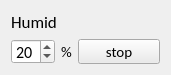
     <widget class="QWidget" name="layoutWidget">
      <property name="geometry">
       <rect>
        <x>210</x>
        <y>50</y>
        <width>171</width>
        <height>61</height>
       </rect>
      </property>
      <layout class="QFormLayout" name="formLayout_9">
       <item row="0" column="0">
        <widget class="QLabel" name="labelHumid">
         <property name="font">
          <font>
           <family>Calibri</family>
           <pointsize>13</pointsize>
          </font>
         </property>
         <property name="text">
          <string>Humid</string>
         </property>
        </widget>
       </item>
       <item row="1" column="1">
        <widget class="QPushButton" name="buttonHumid">
         <property name="sizePolicy">
          <sizepolicy hsizetype="Maximum" vsizetype="Maximum">
           <horstretch>0</horstretch>
           <verstretch>0</verstretch>
          </sizepolicy>
         </property>
         <property name="minimumSize">
          <size>
           <width>0</width>
           <height>0</height>
          </size>
         </property>
         <property name="maximumSize">
          <size>
           <width>95</width>
           <height>25</height>
          </size>
         </property>
         <property name="font">
          <font>
           <family>Calibri</family>
           <pointsize>11</pointsize>
          </font>
         </property>
         <property name="styleSheet">
          <string notr="true">background-color: rgb(235, 235, 235)</string>
         </property>
         <property name="text">
          <string>stop</string>
         </property>
        </widget>
       </item>
       <item row="1" column="0">
        <layout class="QFormLayout" name="formLayout_12">
         <item row="0" column="0">
          <widget class="QSpinBox" name="spinBoxHumid">
           <property name="sizePolicy">
            <sizepolicy hsizetype="Minimum" vsizetype="Minimum">
             <horstretch>0</horstretch>
             <verstretch>0</verstretch>
            </sizepolicy>
           </property>
           <property name="minimumSize">
            <size>
             <width>20</width>
             <height>20</height>
            </size>
           </property>
           <property name="font">
            <font>
             <family>Calibri</family>
             <pointsize>12</pointsize>
            </font>
           </property>
           <property name="value">
            <number>20</number>
           </property>
          </widget>
         </item>
         <item row="0" column="1">
          <widget class="QLabel" name="labelPercent">
           <property name="font">
            <font>
             <family>Calibri</family>
             <pointsize>11</pointsize>
            </font>
           </property>
           <property name="text">
            <string>%</string>
           </property>
          </widget>
         </item>
        </layout>
       </item>
      </layout>
     </widget>
